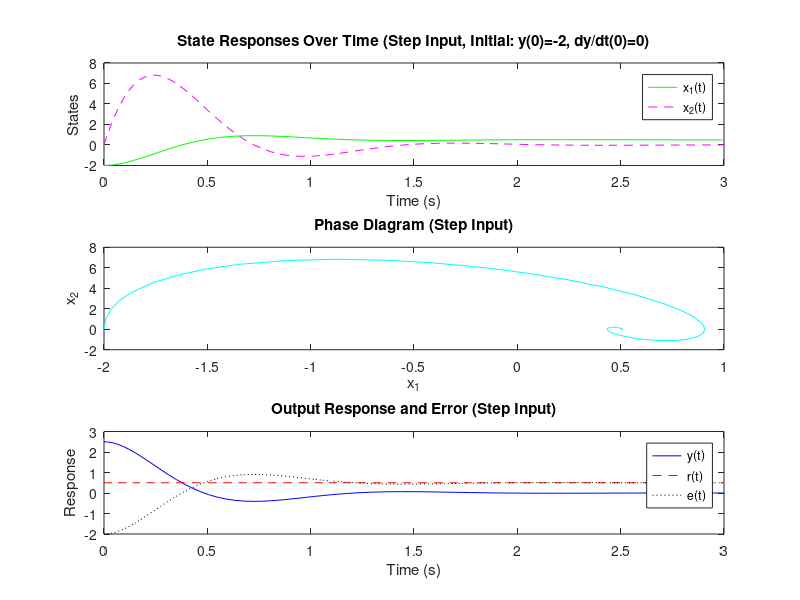
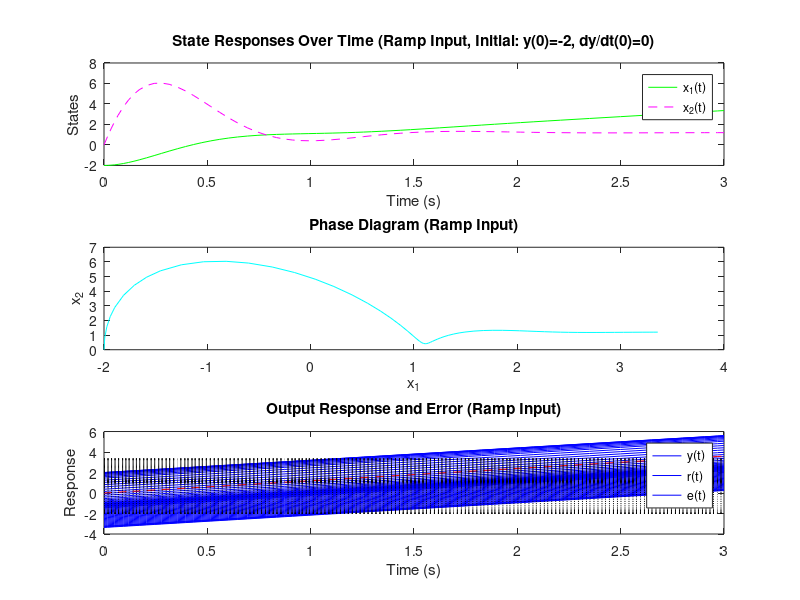
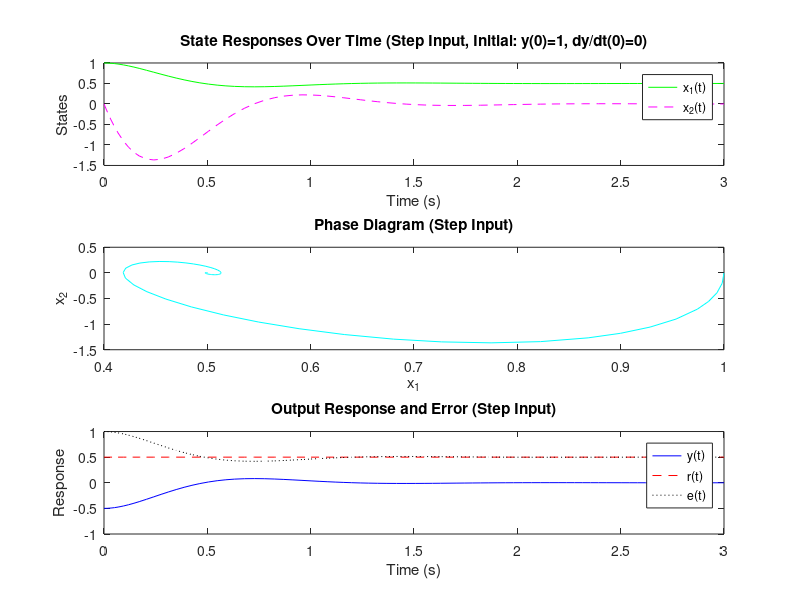
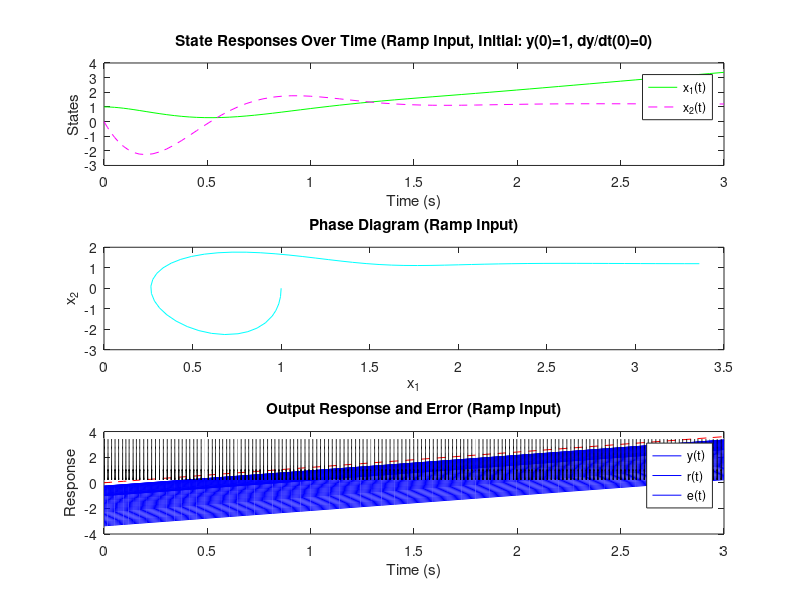

Write MATLAB code to recreate these figures, in order.
% System parameters
K = 5;
T = 0.2;

% State-space matrix definition
A = [0, 1; -K/T, -1/T];
B = [0; K/T];
C = [-1, 0];
D = 1;

% Inputs
step_input = 0.5; % Step input
ramp_input = @(t) 1.2 * t; % Ramp input

% Simulation time
tspan = [0, 3];

% Initial conditions 
initial_conditions = [
    -2, 0;
    1, 0;
    0, 0.5;
    2, 2;
    2.5, -1;
    1.1, 2
];

% Simulation for each initial condition
for i = 1:size(initial_conditions, 1)
    % Initial conditions
    x0 = initial_conditions(i, :)';

    % Simulation for step input
    [t1, x1] = ode45(@(t, x) A*x + B*step_input, tspan, x0);
    y1 = C*x1' + D*step_input; % Output calculation
    e1 = step_input - y1; % Error calculation

    % Simulation for ramp input
    [t2, x2] = ode45(@(t, x) A*x + B*ramp_input(t), tspan, x0);
    y2 = C*x2' + D*ramp_input(t2); % Output calculation
    e2 = ramp_input(t2) - y2; % Error calculation

    % Plot for step input
    figure;
    subplot(3, 1, 1);
    plot(t1, x1(:, 1), 'g-', t1, x1(:, 2), 'm--'); 
    title(['State Responses Over Time (Step Input, Initial: y(0)=' num2str(x0(1)) ', dy/dt(0)=' num2str(x0(2)) ')']);
    legend('x_1(t)', 'x_2(t)');
    xlabel('Time (s)');
    ylabel('States');

    subplot(3, 1, 2);
    plot(x1(:, 1), x1(:, 2), 'c-'); 
    title('Phase Diagram (Step Input)');
    xlabel('x_1');
    ylabel('x_2');

    subplot(3, 1, 3);
    plot(t1, y1, 'b-', t1, step_input * ones(size(t1)), 'r--', t1, e1, 'k:'); 
    title('Output Response and Error (Step Input)');
    legend('y(t)', 'r(t)', 'e(t)');
    xlabel('Time (s)');
    ylabel('Response');

    

    % Plot for ramp input
    figure;
    subplot(3, 1, 1);
    plot(t2, x2(:, 1), 'g-', t2, x2(:, 2), 'm--'); 
    title(['State Responses Over Time (Ramp Input, Initial: y(0)=' num2str(x0(1)) ', dy/dt(0)=' num2str(x0(2)) ')']);
    legend('x_1(t)', 'x_2(t)');
    xlabel('Time (s)');
    ylabel('States');

    subplot(3, 1, 2);
    plot(x2(:, 1), x2(:, 2), 'c-'); 
    title('Phase Diagram (Ramp Input)');
    xlabel('x_1');
    ylabel('x_2');

    subplot(3, 1, 3);
    plot(t2, y2, 'b-', t2, ramp_input(t2), 'r--', t2, e2, 'k:'); % Changed colors
    title('Output Response and Error (Ramp Input)');
    legend('y(t)', 'r(t)', 'e(t)');
    xlabel('Time (s)');
    ylabel('Response');

    
end
